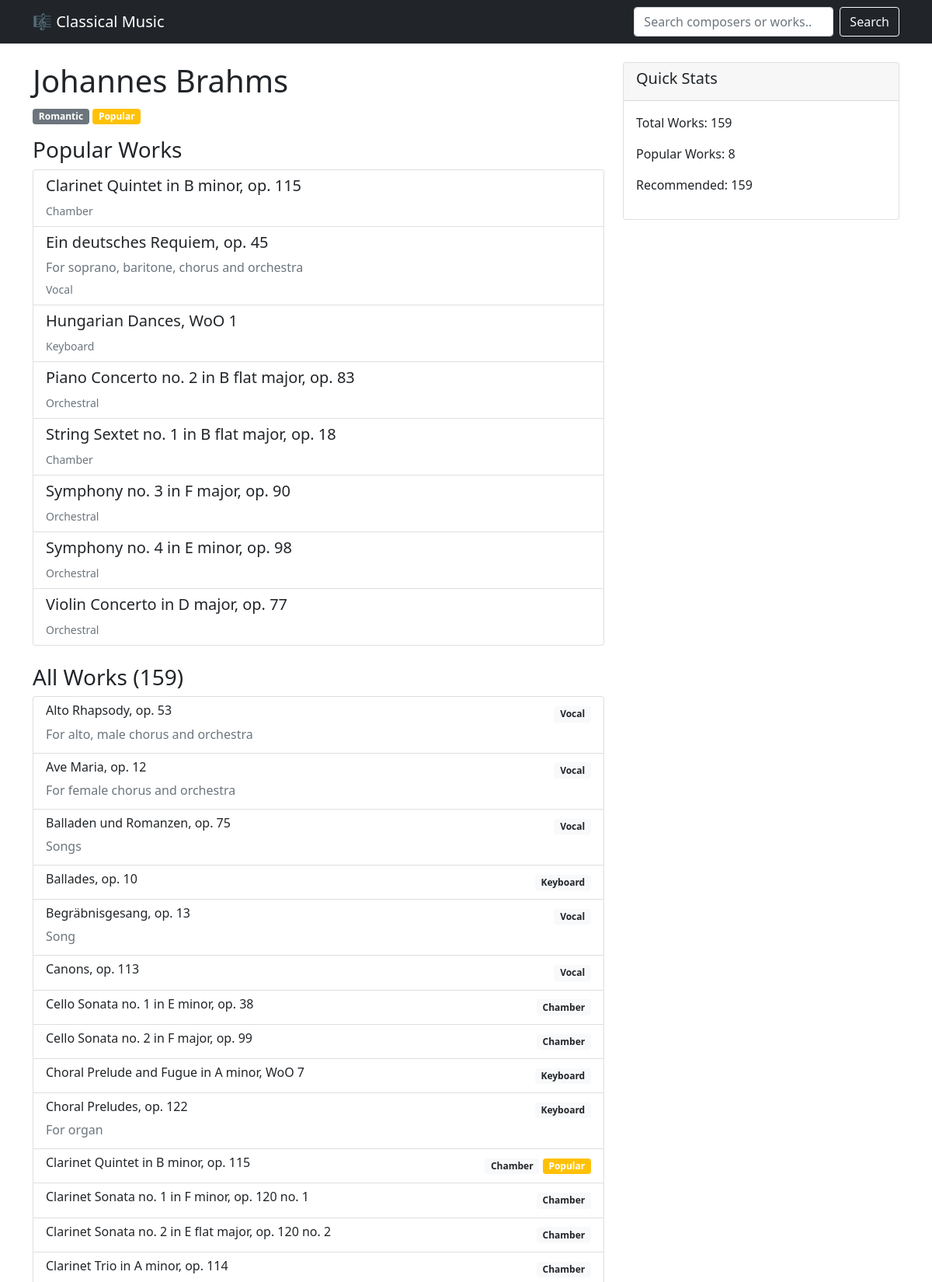
The page /catalog/composer/30/ (upper part) on the database its author committed.
### catalog/models.py (models this page shows, shortened)
class Composer(models.Model):
    name = models.TextField(unique=True, blank=True, null=True)
    name_ko = models.TextField(blank=True, null=True)
    lastname_ko = models.TextField(blank=True, null=True)
    complete_name = models.TextField(blank=True, null=True)
    portrait = models.TextField(blank=True, null=True)
    birth = models.DateField()
    death = models.DateField(blank=True, null=True)
    epoch = models.TextField()
    country = models.TextField(blank=True, null=True)
    recommended = models.BooleanField(blank=True, null=True)
    popular = models.BooleanField(blank=True, null=True)

class Work(models.Model):
    composer = models.ForeignKey(Composer, models.DO_NOTHING)
    title = models.TextField(blank=True, null=True)
    title_ko = models.TextField(blank=True, null=True)
    subtitle = models.TextField(blank=True, null=True)
    subtitle_ko = models.TextField(blank=True, null=True)
    searchterms = models.TextField(blank=True, null=True)
    genre = models.TextField()
    year = models.DateField(blank=True, null=True)
    recommended = models.BooleanField(blank=True, null=True)
    popular = models.BooleanField(blank=True, null=True)

### catalog/views.py (the view)
# urls.py: path('composer/<int:composer_id>/', views.composer_detail, name='composer_detail'),
def composer_detail(request, composer_id):
    composer = get_object_or_404(Composer, id=composer_id)
    works = Work.objects.filter(composer=composer).order_by('title')
    popular_works = works.filter(popular=True)
    return render(request, 'catalog/composer_detail.html', {
        'composer': composer,
        'works': works,
        'popular_works': popular_works
    })

### catalog/templates/catalog/composer_detail.html (shortened to what this page needs)
{% extends 'catalog/base.html' %}
{% block content %}
<div class="row">
    <div class="col-md-8">
        <h1>{{ composer.complete_name }}</h1>
        <div class="mb-3">
            <span class="badge bg-secondary">{{ composer.epoch }}</span>
            {% if composer.popular %}
            <span class="badge bg-warning">Popular</span>
            {% endif %}
        </div>
        {% if popular_works %}
        <h3>Popular Works</h3>
        <div class="list-group mb-4">
            {% for work in popular_works %}
            <div class="list-group-item">
                <h5>{{ work.title }}</h5>
                {% if work.subtitle %}
                <p class="text-muted mb-1">{{ work.subtitle }}</p>
                {% endif %}
                <small class="text-muted">{{ work.genre }}</small>
            </div>
            {% endfor %}
        </div>
        {% endif %}
        <h3>All Works ({{ works|length }})</h3>
        <div class="list-group">
            {% for work in works %}
            <div class="list-group-item">
                <div class="d-flex justify-content-between align-items-start">
                    <div>
                        <h6>{{ work.title }}</h6>
                        {% if work.subtitle %}
                        <p class="text-muted mb-1">{{ work.subtitle }}</p>
                        {% endif %}
                    </div>
                    <div>
                        <span class="badge bg-light text-dark">{{ work.genre }}</span>
                        {% if work.popular %}
                        <span class="badge bg-warning">Popular</span>
                        {% endif %}
                    </div>
                </div>
            </div>
            {% endfor %}
        </div>
    </div>
    <div class="col-md-4">
        <div class="card">
            <div class="card-header">
                <h5>Quick Stats</h5>
            </div>
            <div class="card-body">
                <p>Total Works: {{ works|length }}</p>
                <p>Popular Works: {{ popular_works|length }}</p>
                <p>Recommended: {{ works|length }}</p>
            </div>
        </div>
    </div>
</div>
{% endblock %}

### rows shown on the page
Composer: complete_name "Johannes Brahms", epoch "Romantic"
Work: title "Clarinet Quintet in B minor, op. 115", genre "Chamber", popular "Popular"
Work: title "Ein deutsches Requiem, op. 45", subtitle "For soprano, baritone, chorus and orchestra", genre "Vocal"
Work: title "Hungarian Dances, WoO 1", genre "Keyboard"
Work: title "Piano Concerto no. 2 in B flat major, op. 83", genre "Orchestral"
Work: title "String Sextet no. 1 in B flat major, op. 18", genre "Chamber"
Work: title "Symphony no. 3 in F major, op. 90", genre "Orchestral"
Work: title "Symphony no. 4 in E minor, op. 98", genre "Orchestral"
Work: title "Violin Concerto in D major, op. 77", genre "Orchestral"
Work: title "Alto Rhapsody, op. 53", subtitle "For alto, male chorus and orchestra", genre "Vocal"
Work: title "Ave Maria, op. 12", subtitle "For female chorus and orchestra", genre "Vocal"
Work: title "Balladen und Romanzen, op. 75", subtitle "Songs", genre "Vocal"
Work: title "Ballades, op. 10", genre "Keyboard"
Work: title "Begräbnisgesang, op. 13", subtitle "Song", genre "Vocal"
Work: title "Canons, op. 113", genre "Vocal"
Work: title "Cello Sonata no. 1 in E minor, op. 38", genre "Chamber"
Work: title "Cello Sonata no. 2 in F major, op. 99", genre "Chamber"
Work: title "Choral Prelude and Fugue in A minor, WoO 7", genre "Keyboard"
Work: title "Choral Preludes, op. 122", subtitle "For organ", genre "Keyboard"
Work: title "Clarinet Sonata no. 1 in F minor, op. 120 no. 1", genre "Chamber"
Work: title "Clarinet Sonata no. 2 in E flat major, op. 120 no. 2", genre "Chamber"
Work: title "Clarinet Trio in A minor, op. 114", genre "Chamber"

### other values the page prints
{{ works|length }} "159"
{{ popular_works|length }} "8"
